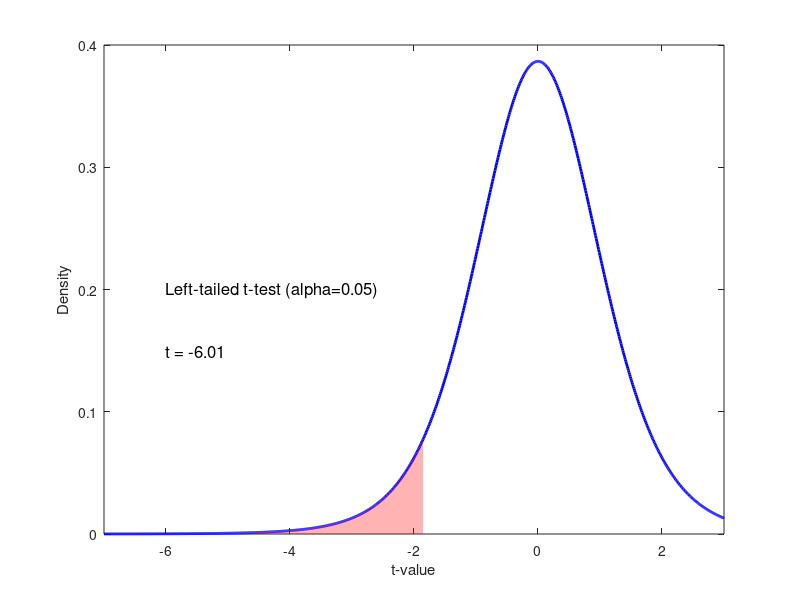

Write MATLAB code to recreate this figure.
%one sample t-test
format long g;   
val = [98,95,97,96,99,94,92,96,95];
mu = 100;
[h,p,ci,stats] = ttest(val,mu,'alpha',0.05,'tail','left');
disp("Sample Mean");
disp(mean(val));
disp("Sample Standerd Deviation");
disp(std(val));
disp("T-stat");
disp(stats.tstat);
disp("Degree of Freedom");
disp(stats.df);
disp("p-value");   
disp(p);
disp(h)
df = stats.df;
t_critical = tinv(0.05, df);

if (h==1)
    disp("Reject the null hypothesis");
    disp("There is sufficient evidence to conclude that the mean caffeine content is less than 100 mg.");
else
    disp("Didn't reject the null hypothesis");
    disp("There is not sufficient evidence to conclude that the mean caffeine content is less than 100 mg.");   
end

figure;
hold on;

% Plot t-distribution
x = linspace(-7, 3, 1000);
y = tpdf(x, df);
plot(x, y, 'b-', 'LineWidth', 2);

% Mark critical region
x_crit = linspace(-7, t_critical, 100);
y_crit = tpdf(x_crit, df);
fill([x_crit, fliplr(x_crit)], [y_crit, zeros(size(y_crit))], 'r', ...
    'FaceAlpha', 0.3, 'EdgeColor', 'none');

% Minimal annotations
text(-6, 0.2, 'Left-tailed t-test (alpha=0.05)', 'FontSize', 12);
text(-6, 0.15, sprintf('t = %.2f', stats.tstat), 'FontSize', 12);

% Axis limits and labels
xlim([-7 3]);
ylim([0 0.4]);
xlabel('t-value');
ylabel('Density');
box on;
hold off;
